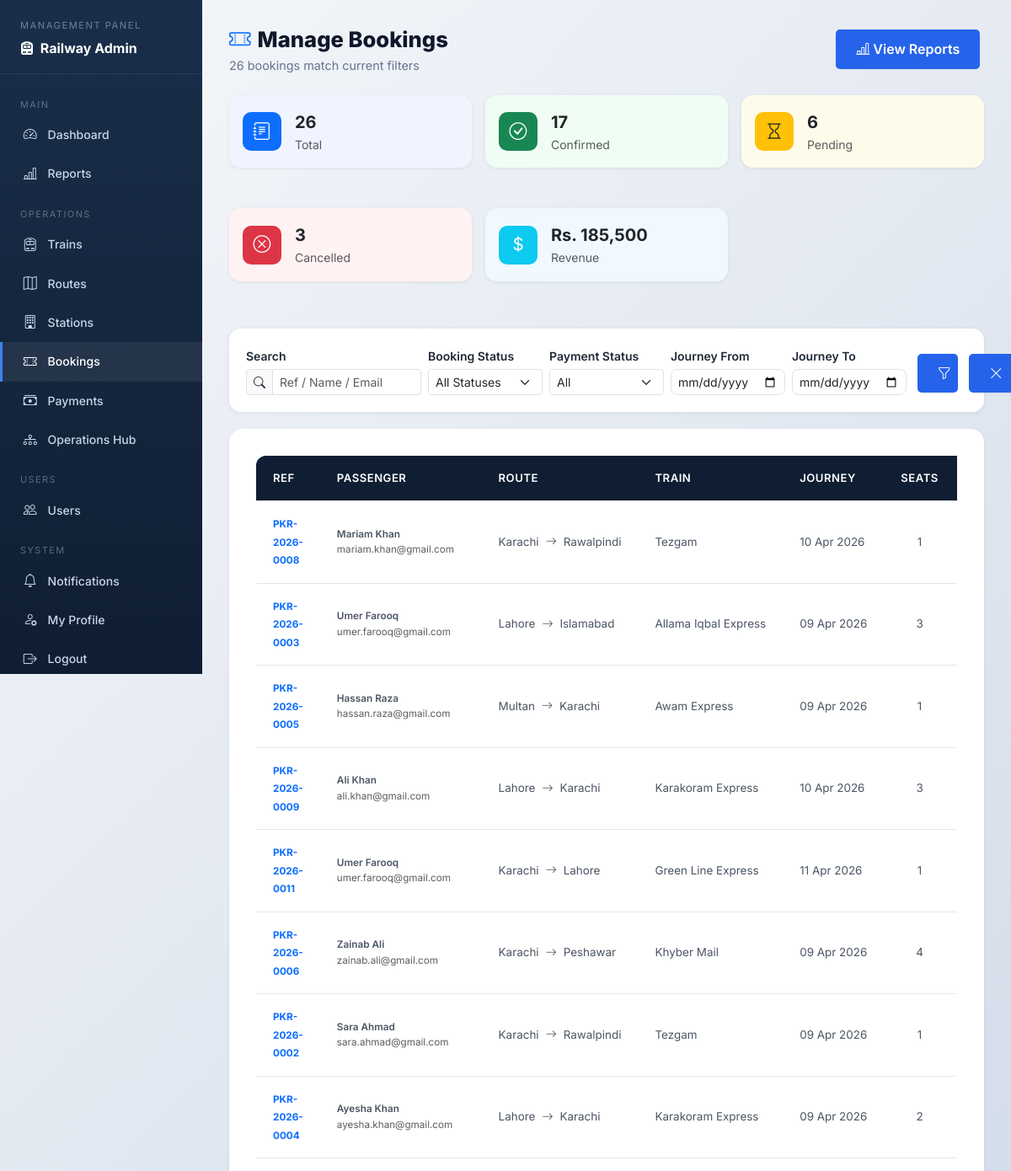
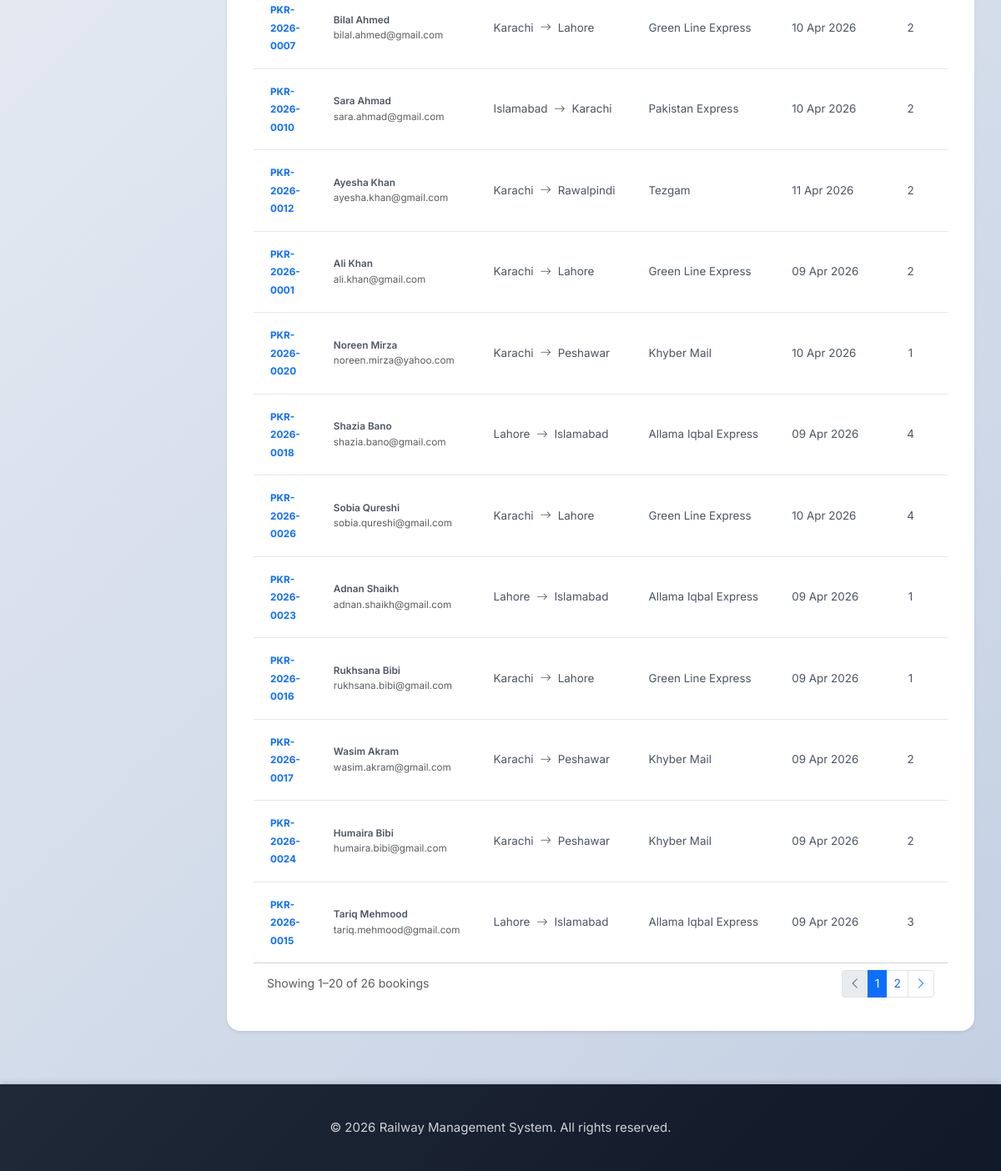
/manage-bookings.php (signed in), run on the app's committed database (2 pictures, top to bottom).
### tables this page shows
CREATE TABLE IF NOT EXISTS bookings (
    booking_id INT PRIMARY KEY AUTO_INCREMENT,
    user_id INT NOT NULL,
    route_id INT NOT NULL,
    booking_reference VARCHAR(20) UNIQUE NOT NULL,
    number_of_seats INT NOT NULL,
    total_fare DECIMAL(12, 2) NOT NULL,
    booking_status ENUM('pending', 'confirmed', 'cancelled') DEFAULT 'pending',
    payment_status ENUM('pending', 'completed', 'failed', 'refunded') DEFAULT 'pending',
    booking_date TIMESTAMP DEFAULT CURRENT_TIMESTAMP,
    journey_date DATE NOT NULL,
    updated_at TIMESTAMP DEFAULT CURRENT_TIMESTAMP ON UPDATE CURRENT_TIMESTAMP,
    cancellation_reason VARCHAR(255) DEFAULT NULL,
    cancellation_fee DECIMAL(10,2) DEFAULT 0.00,
    refund_amount DECIMAL(10,2) DEFAULT 0.00,
    cancelled_at DATETIME DEFAULT NULL,
    FOREIGN KEY (user_id) REFERENCES users(user_id) ON DELETE CASCADE,
    FOREIGN KEY (route_id) REFERENCES routes(route_id) ON DELETE CASCADE
);

CREATE TABLE IF NOT EXISTS users (
    user_id INT PRIMARY KEY AUTO_INCREMENT,
    username VARCHAR(50) UNIQUE NOT NULL,
    email VARCHAR(100) UNIQUE NOT NULL,
    password VARCHAR(255) NOT NULL,
    full_name VARCHAR(100) NOT NULL,
    phone VARCHAR(20),
    address TEXT,
    role ENUM('user', 'admin', 'employee') DEFAULT 'user',
    is_active BOOLEAN DEFAULT TRUE,
    created_at TIMESTAMP DEFAULT CURRENT_TIMESTAMP,
    updated_at TIMESTAMP DEFAULT CURRENT_TIMESTAMP ON UPDATE CURRENT_TIMESTAMP
);

CREATE TABLE IF NOT EXISTS routes (
    route_id INT PRIMARY KEY AUTO_INCREMENT,
    train_id INT NOT NULL,
    departure_city VARCHAR(100) NOT NULL,
    arrival_city VARCHAR(100) NOT NULL,
    departure_time TIME NOT NULL,
    arrival_time TIME NOT NULL,
    distance_km DECIMAL(10, 2),
    base_fare DECIMAL(10, 2) NOT NULL,
    journey_date DATE NOT NULL,
    available_seats INT NOT NULL,
    status ENUM('scheduled', 'cancelled', 'completed') DEFAULT 'scheduled',
    created_at TIMESTAMP DEFAULT CURRENT_TIMESTAMP,
    updated_at TIMESTAMP DEFAULT CURRENT_TIMESTAMP ON UPDATE CURRENT_TIMESTAMP,
    FOREIGN KEY (train_id) REFERENCES trains(train_id) ON DELETE CASCADE,
    UNIQUE KEY unique_train_date (train_id, journey_date)
);

CREATE TABLE IF NOT EXISTS trains (
    train_id INT PRIMARY KEY AUTO_INCREMENT,
    train_name VARCHAR(100) NOT NULL,
    train_number VARCHAR(50) UNIQUE NOT NULL,
    train_type VARCHAR(50) NOT NULL,
    total_seats INT NOT NULL,
    available_seats INT NOT NULL,
    status ENUM('active', 'inactive', 'maintenance') DEFAULT 'active',
    created_at TIMESTAMP DEFAULT CURRENT_TIMESTAMP,
    updated_at TIMESTAMP DEFAULT CURRENT_TIMESTAMP ON UPDATE CURRENT_TIMESTAMP
);

### manage-bookings.php (the view, shortened to what the rows shown need)
<?php
require_once 'config/database.php';
require_once 'src/classes/Database.php';
$db = new Database();
$db->connect();
$page           = max(1, (int)($_GET['page'] ?? 1));
$per_page       = 20;
$offset         = ($page - 1) * $per_page;
$wheres = [];
$where_sql = $wheres ? 'WHERE ' . implode(' AND ', $wheres) : '';
$bookings = $db->select(
    "SELECT b.booking_id, b.booking_reference, b.booking_date, b.journey_date,
            b.number_of_seats, b.total_fare, b.booking_status, b.payment_status,
            u.full_name, u.email,
            r.departure_city, r.arrival_city,
            t.train_name
     FROM bookings b
     JOIN users  u ON b.user_id   = u.user_id
     JOIN routes r ON b.route_id  = r.route_id
     JOIN trains t ON r.train_id  = t.train_id
     {$where_sql}
     ORDER BY b.booking_date DESC
     LIMIT {$per_page} OFFSET {$offset}"
);
require_once 'inc/header.php';
?>
<div class="adm-wrap">
<section class="adm-main">
    <div class="adm-page-header mb-4">
        <div>
            <h2><i class="bi bi-ticket-perforated me-2 text-primary"></i>Manage Bookings</h2>
        </div>
    </div>
    <div class="card border-0 shadow-sm">
        <div class="table-responsive">
            <table class="table table-hover mb-0 bk-table">
                <thead>
                    <tr>
                        <th>Ref</th>
                        <th>Passenger</th>
                        <th>Route</th>
                        <th>Train</th>
                        <th>Journey</th>
                        <th>Seats</th>
                        <th>Fare</th>
                    </tr>
                </thead>
                <tbody>
                <?php if (empty($bookings)): ?>
                    <tr><td colspan="11" class="text-center py-5 text-muted">
                        <i class="bi bi-inbox fs-2 d-block mb-2"></i>No bookings found.
                    </td></tr>
                <?php else: ?>
                    <?php foreach ($bookings as $bk): ?>
                    <tr>
                        <td>
                            <a href="booking-admin.php?id=<?= $bk['booking_id'] ?>"
                               class="fw-bold text-primary text-decoration-none small">
                                <?= htmlspecialchars($bk['booking_reference']) ?>
                            </a>
                        </td>
                        <td>
                            <div class="fw-semibold small"><?= htmlspecialchars($bk['full_name']) ?></div>
                            <div class="text-muted" style="font-size:.73rem;"><?= htmlspecialchars($bk['email']) ?></div>
                        </td>
                        <td class="small">
                            <span class="text-nowrap">
                                <?= htmlspecialchars($bk['departure_city']) ?>
                                <i class="bi bi-arrow-right text-muted mx-1"></i>
                                <?= htmlspecialchars($bk['arrival_city']) ?>
                            </span>
                        </td>
                        <td class="small text-nowrap"><?= htmlspecialchars($bk['train_name']) ?></td>
                        <td class="small text-nowrap"><?= date('d M Y', strtotime($bk['journey_date'])) ?></td>
                        <td class="text-center small"><?= (int)$bk['number_of_seats'] ?></td>
                        <td class="small text-nowrap">Rs. <?= number_format($bk['total_fare'], 0) ?></td>
                    </tr>
                    <?php endforeach; ?>
                <?php endif; ?>
                </tbody>
            </table>
        </div>
    </div>
</section>
</div>
<?php require_once 'inc/footer.php'; ?>

### data on the page
bookings: booking_reference "PKR-2026-0008", user.full_name "Mariam Khan", user.email "mariam.khan@gmail.com", route.departure_city "Karachi", route.arrival_city "Rawalpindi", trains.train_name "Tezgam", journey_date "10 Apr 2026", number_of_seats "1"
bookings: booking_reference "PKR-2026-0003", user.full_name "Umer Farooq", user.email "umer.farooq@gmail.com", route.departure_city "Lahore", route.arrival_city "Islamabad", trains.train_name "Allama Iqbal Express", journey_date "09 Apr 2026", number_of_seats "3"
bookings: booking_reference "PKR-2026-0005", user.full_name "Hassan Raza", user.email "hassan.raza@gmail.com", route.departure_city "Multan", route.arrival_city "Karachi", trains.train_name "Awam Express", journey_date "09 Apr 2026", number_of_seats "1"
bookings: booking_reference "PKR-2026-0009", user.full_name "Ali Khan", user.email "ali.khan@gmail.com", route.departure_city "Lahore", route.arrival_city "Karachi", trains.train_name "Karakoram Express", journey_date "10 Apr 2026", number_of_seats "3"
bookings: booking_reference "PKR-2026-0011", user.full_name "Umer Farooq", user.email "umer.farooq@gmail.com", route.departure_city "Karachi", route.arrival_city "Lahore", trains.train_name "Green Line Express", journey_date "11 Apr 2026", number_of_seats "1"
bookings: booking_reference "PKR-2026-0006", user.full_name "Zainab Ali", user.email "zainab.ali@gmail.com", route.departure_city "Karachi", route.arrival_city "Peshawar", trains.train_name "Khyber Mail", journey_date "09 Apr 2026", number_of_seats "4"
bookings: booking_reference "PKR-2026-0002", user.full_name "Sara Ahmad", user.email "sara.ahmad@gmail.com", route.departure_city "Karachi", route.arrival_city "Rawalpindi", trains.train_name "Tezgam", journey_date "09 Apr 2026", number_of_seats "1"
bookings: booking_reference "PKR-2026-0004", user.full_name "Ayesha Khan", user.email "ayesha.khan@gmail.com", route.departure_city "Lahore", route.arrival_city "Karachi", trains.train_name "Karakoram Express", journey_date "09 Apr 2026", number_of_seats "2"
bookings: booking_reference "PKR-2026-0007", user.full_name "Bilal Ahmed", user.email "bilal.ahmed@gmail.com", route.departure_city "Karachi", route.arrival_city "Lahore", trains.train_name "Green Line Express", journey_date "10 Apr 2026", number_of_seats "2"
bookings: booking_reference "PKR-2026-0010", user.full_name "Sara Ahmad", user.email "sara.ahmad@gmail.com", route.departure_city "Islamabad", route.arrival_city "Karachi", trains.train_name "Pakistan Express", journey_date "10 Apr 2026", number_of_seats "2"
bookings: booking_reference "PKR-2026-0012", user.full_name "Ayesha Khan", user.email "ayesha.khan@gmail.com", route.departure_city "Karachi", route.arrival_city "Rawalpindi", trains.train_name "Tezgam", journey_date "11 Apr 2026", number_of_seats "2"
bookings: booking_reference "PKR-2026-0001", user.full_name "Ali Khan", user.email "ali.khan@gmail.com", route.departure_city "Karachi", route.arrival_city "Lahore", trains.train_name "Green Line Express", journey_date "09 Apr 2026", number_of_seats "2"
bookings: booking_reference "PKR-2026-0020", user.full_name "Noreen Mirza", user.email "noreen.mirza@yahoo.com", route.departure_city "Karachi", route.arrival_city "Peshawar", trains.train_name "Khyber Mail", journey_date "10 Apr 2026", number_of_seats "1"
bookings: booking_reference "PKR-2026-0018", user.full_name "Shazia Bano", user.email "shazia.bano@gmail.com", route.departure_city "Lahore", route.arrival_city "Islamabad", trains.train_name "Allama Iqbal Express", journey_date "09 Apr 2026", number_of_seats "4"
bookings: booking_reference "PKR-2026-0026", user.full_name "Sobia Qureshi", user.email "sobia.qureshi@gmail.com", route.departure_city "Karachi", route.arrival_city "Lahore", trains.train_name "Green Line Express", journey_date "10 Apr 2026", number_of_seats "4"
bookings: booking_reference "PKR-2026-0023", user.full_name "Adnan Shaikh", user.email "adnan.shaikh@gmail.com", route.departure_city "Lahore", route.arrival_city "Islamabad", trains.train_name "Allama Iqbal Express", journey_date "09 Apr 2026", number_of_seats "1"
bookings: booking_reference "PKR-2026-0016", user.full_name "Rukhsana Bibi", user.email "rukhsana.bibi@gmail.com", route.departure_city "Karachi", route.arrival_city "Lahore", trains.train_name "Green Line Express", journey_date "09 Apr 2026", number_of_seats "1"
bookings: booking_reference "PKR-2026-0017", user.full_name "Wasim Akram", user.email "wasim.akram@gmail.com", route.departure_city "Karachi", route.arrival_city "Peshawar", trains.train_name "Khyber Mail", journey_date "09 Apr 2026", number_of_seats "2"
bookings: booking_reference "PKR-2026-0024", user.full_name "Humaira Bibi", user.email "humaira.bibi@gmail.com", route.departure_city "Karachi", route.arrival_city "Peshawar", trains.train_name "Khyber Mail", journey_date "09 Apr 2026", number_of_seats "2"
bookings: booking_reference "PKR-2026-0015", user.full_name "Tariq Mehmood", user.email "tariq.mehmood@gmail.com", route.departure_city "Lahore", route.arrival_city "Islamabad", trains.train_name "Allama Iqbal Express", journey_date "09 Apr 2026", number_of_seats "3"

### other printed values
$total_rows "26"
$val "26"
$lbl "Total"
$val "17"
$lbl "Confirmed"
$val "6"
$lbl "Pending"
$val "3"
$lbl "Cancelled"
$val "Rs. 185,500"
$lbl "Revenue"
$offset + 1 "1"
min($offset + $per_page, $total_rows) "20"
form field status "All Statuses"
form field payment "All"
